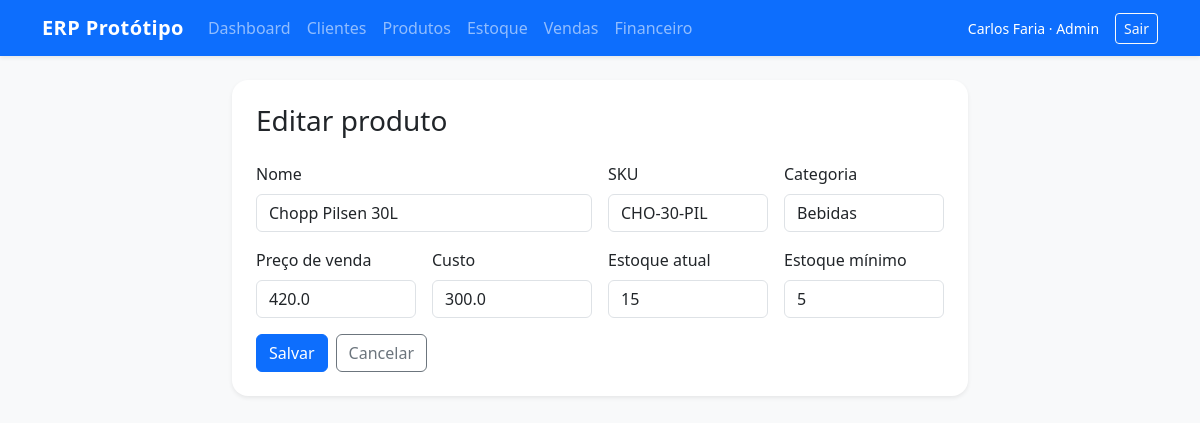
Screenshot of /produtos/1/editar (signed in) with the database file from the repository.
### tables this page shows
CREATE TABLE users (
    id INTEGER PRIMARY KEY AUTOINCREMENT,
    username TEXT UNIQUE NOT NULL,
    password_hash TEXT NOT NULL,
    full_name TEXT NOT NULL,
    role TEXT NOT NULL
);

CREATE TABLE products (
    id INTEGER PRIMARY KEY AUTOINCREMENT,
    name TEXT NOT NULL,
    sku TEXT UNIQUE NOT NULL,
    price REAL NOT NULL,
    cost REAL NOT NULL,
    stock_qty INTEGER NOT NULL DEFAULT 0,
    min_stock INTEGER NOT NULL DEFAULT 0,
    category TEXT,
    created_at TEXT NOT NULL
);

### app.py (the view, shortened to what this page needs)
@app.route("/produtos/<int:product_id>/editar", methods=["GET", "POST"])
@login_required
def products_edit(product_id: int):
    db = get_db()
    product = db.execute("SELECT * FROM products WHERE id = ?", (product_id,)).fetchone()
    if product is None:
        flash("Produto não encontrado.", "danger")
        return redirect(url_for("products_list"))
    return render_template("products/form.html", product=product)

### app.py (called while the page is built)
def get_db() -> sqlite3.Connection:
    if "db" not in g:
        g.db = sqlite3.connect(app.config["DATABASE"])
        g.db.row_factory = sqlite3.Row
        g.db.execute("PRAGMA foreign_keys = ON")
    return g.db

def login_required(view):
    @wraps(view)
    def wrapped_view(**kwargs):
        if session.get("user_id") is None:
            return redirect(url_for("login"))
        return view(**kwargs)
    return wrapped_view

@app.before_request
def load_logged_user() -> None:
    g.user = None
    user_id = session.get("user_id")
    if user_id is not None:
        g.user = get_db().execute(
            "SELECT id, username, full_name, role FROM users WHERE id = ?",
            (user_id,),
        ).fetchone()

### templates/products/form.html (shortened to what this page needs)
{% extends "base.html" %}
{% block content %}
<div class="row justify-content-center">
  <div class="col-lg-8">
    <div class="card border-0 shadow-sm">
      <div class="card-body p-4">
        <h1 class="h3 mb-4">{{ 'Editar produto' if product else 'Novo produto' }}</h1>
        <form method="post" class="row g-3">
          <div class="col-md-6">
            <label class="form-label">Nome</label>
            <input class="form-control" name="name" value="{{ product.name if product else '' }}" required>
          </div>
          <div class="col-md-3">
            <label class="form-label">SKU</label>
            <input class="form-control" name="sku" value="{{ product.sku if product else '' }}" required>
          </div>
          <div class="col-md-3">
            <label class="form-label">Categoria</label>
            <input class="form-control" name="category" value="{{ product.category if product else '' }}">
          </div>
          <div class="col-md-3">
            <label class="form-label">Preço de venda</label>
            <input class="form-control" type="number" step="0.01" min="0" name="price" value="{{ product.price if product else '' }}" required>
          </div>
          <div class="col-md-3">
            <label class="form-label">Custo</label>
            <input class="form-control" type="number" step="0.01" min="0" name="cost" value="{{ product.cost if product else '' }}" required>
          </div>
          <div class="col-md-3">
            <label class="form-label">Estoque atual</label>
            <input class="form-control" type="number" min="0" name="stock_qty" value="{{ product.stock_qty if product else 0 }}" required>
          </div>
          <div class="col-md-3">
            <label class="form-label">Estoque mínimo</label>
            <input class="form-control" type="number" min="0" name="min_stock" value="{{ product.min_stock if product else 0 }}" required>
          </div>
          <div class="col-12 d-flex gap-2">
            <button class="btn btn-primary">Salvar</button>
            <a href="{{ url_for('products_list') }}" class="btn btn-outline-secondary">Cancelar</a>
          </div>
        </form>
      </div>
    </div>
  </div>
</div>
{% endblock %}

### templates/base.html (shortened to what this page needs)
<!doctype html>
<html lang="pt-BR">
<head>
  <link href="https://cdn.jsdelivr.net/npm/bootstrap@5.3.3/dist/css/bootstrap.min.css" rel="stylesheet">
  <link rel="stylesheet" href="{{ url_for('static', filename='style.css') }}">
</head>
<body class="bg-light">
  {% if g.user %}
  <nav class="navbar navbar-expand-lg navbar-dark bg-primary shadow-sm">
    <div class="container">
      <a class="navbar-brand fw-semibold" href="{{ url_for('dashboard') }}">ERP Protótipo</a>
      <div class="collapse navbar-collapse" id="navbarMain">
        <ul class="navbar-nav me-auto mb-2 mb-lg-0">
          <li class="nav-item"><a class="nav-link" href="{{ url_for('dashboard') }}">Dashboard</a></li>
          <li class="nav-item"><a class="nav-link" href="{{ url_for('clients_list') }}">Clientes</a></li>
          <li class="nav-item"><a class="nav-link" href="{{ url_for('products_list') }}">Produtos</a></li>
          <li class="nav-item"><a class="nav-link" href="{{ url_for('stock_list') }}">Estoque</a></li>
          <li class="nav-item"><a class="nav-link" href="{{ url_for('sales_list') }}">Vendas</a></li>
          <li class="nav-item"><a class="nav-link" href="{{ url_for('finance_list') }}">Financeiro</a></li>
        </ul>
        <div class="d-flex align-items-center gap-3 text-white">
          <span class="small">{{ g.user["full_name"] }} · {{ g.user["role"]|capitalize }}</span>
          <a class="btn btn-sm btn-outline-light" href="{{ url_for('logout') }}">Sair</a>
        </div>
      </div>
    </div>
  </nav>
  {% endif %}
  <main class="py-4">
    <div class="container">
      {% block content %}{% endblock %}
    </div>
  </main>
</body>
</html>

### static/style.css (style rules this page uses)
body { min-height: 100vh; }
.card { border-radius: 1rem; }
.navbar-brand { letter-spacing: 0.02em; }

### rows the page displays
users: user.full_name "Carlos Faria", user.role "Admin"
products: name "Chopp Pilsen 30L", sku "CHO-30-PIL", category "Bebidas", price "420.0", cost "300.0", stock_qty "15", min_stock "5"

### other values shown
{{ 'Editar produto' if product else 'Novo produto' }} "Editar produto"
